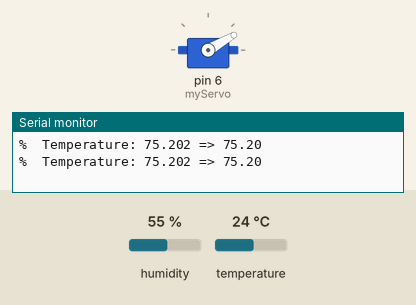
Simulated run of this sketch. Board: Arduino Uno, built with avr-gcc and run on an emulated ATmega328P. Shown: servo, the last lines printed to the serial monitor. The test bench sets the inputs (shaded band); at power-on: temperature 24 °C, humidity 55 %.

Above: at 4.8 s.
4.9 s: temperature set to 12 °C
At 7.1 s:
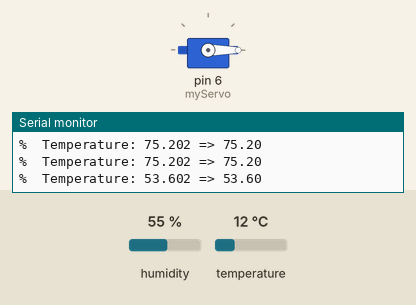
7.9 s: temperature set to 28 °C
At 9.0 s:
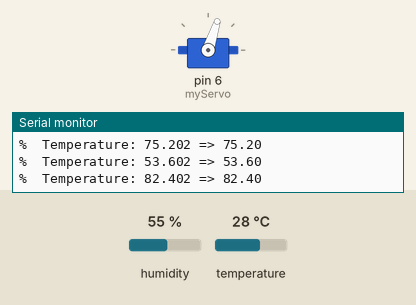
10.9 s: temperature set to 33 °C
At 12.9 s:
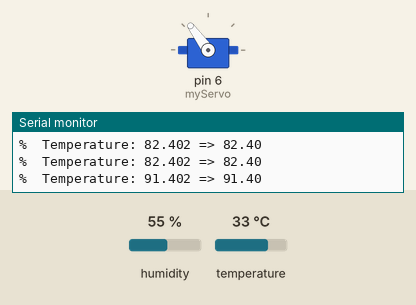
13.9 s: temperature set to 41 °C
At 14.9 s:
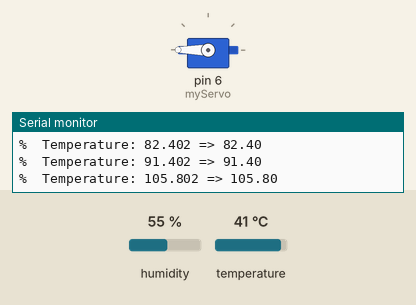
16.9 s: temperature set to 19 °C
At 18.8 s:
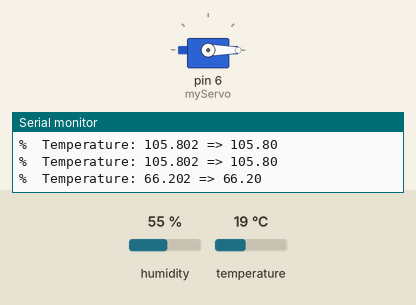
Timing chart, 0 to 20.3 s (numbered marks = the images above; inputs shaded):
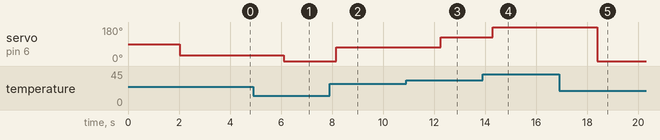

Measured:
- after the input at 4.9 s, servo on pin 6 (myServo): 30° → 0° after 1.2 s
- after the input at 7.9 s, servo on pin 6 (myServo): 0° → 72° after 0.26 s
- after the input at 10.9 s, servo on pin 6 (myServo): 72° → 126° after 1.3 s
- after the input at 13.9 s, servo on pin 6 (myServo): 126° → 180° after 0.39 s
- after the input at 16.9 s, servo on pin 6 (myServo): 180° → 0° after 1.5 s

The sketch:

TempDial.ino
```cpp
#include <Servo.h>
#include "DHT.h"
#define DHTPIN 2
#define DHTTYPE DHT11

DHT dht(DHTPIN, DHTTYPE);

Servo myServo;

void setup()
{
  myServo.attach(6);
  Serial.begin(9600);
  dht.begin();
}

void loop()
{
  delay(2000);
  float f = dht.readTemperature(true); // in fahrenheit

  if (isnan(f)) {
    Serial.println(F("Failed to read from DHT sensor!"));
    return;
  }

  Serial.print(F("%  Temperature: "));
  Serial.print(f);


  int fValue = digitalRead(2);

  Serial.print("2 => ");
  Serial.println(f);

  int servoPos =map(f, 70, 100, 0, 180);

  myServo.write(servoPos);
  delay(20);


}
```
